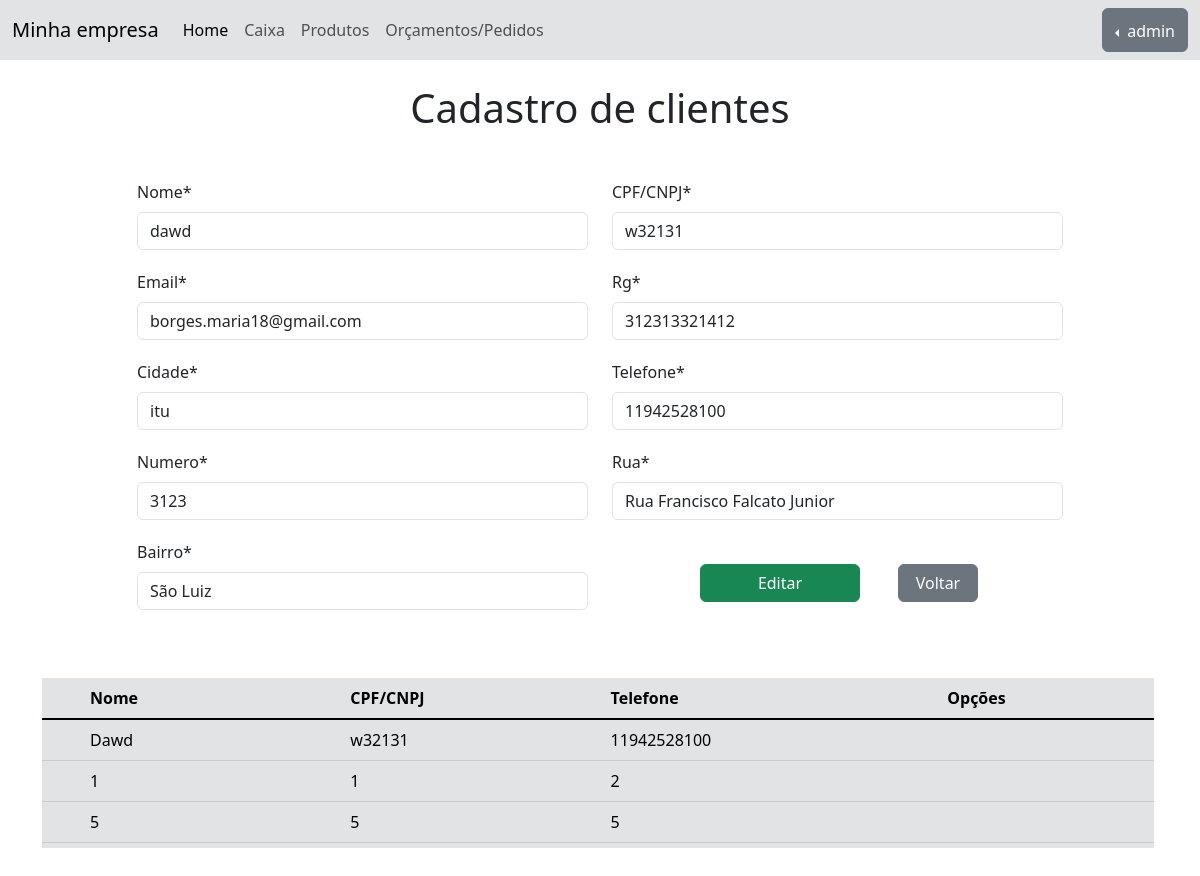
The page /clientes/update_cliente/4 (signed in) on the database its author committed.
### clientes/models.py (models this page shows, shortened)
class Cliente(models.Model):
    nome = models.CharField(max_length=50)
    cpf = models.CharField(max_length=11, verbose_name='CPF/CNPJ')
    email = models.EmailField(max_length=50, null=True)
    rg = models.CharField(max_length=20, null=True)
    cidade = models.CharField(max_length=25)
    telefone = models.CharField(max_length=20)
    numero = models.IntegerField()
    rua = models.CharField(max_length=60, null=True)
    bairro = models.CharField(max_length=20)

### clientes/views.py (the view)
# urls.py: path('update_cliente/<int:pk>', ClienteUpdate.as_view(), name="update_cliente"),
class ClienteUpdate(LoginRequiredMixin, UpdateView, ListView):
    model = Cliente
    form_class = ClienteForm
    template_name = 'cadastrar_cliente.html'
    success_url = reverse_lazy('cadastrar_cliente')
    def get_context_data(self, **kwargs):
        context = super().get_context_data(**kwargs)
        submitCliente = 'Editar'
        context['submitCliente'] = submitCliente
        return context

### clientes/templates/cadastrar_cliente.html (shortened to what this page needs)
{% extends 'bases/base.html' %} {% load static %} {% load crispy_forms_tags %} {% block 'head' %}
<link href="{% static 'clientes/css/clientes.css' %}" rel="stylesheet"> {% endblock %} {% block 'buttons' %}
<div class="collapse navbar-collapse" id="navbarNav">
    <ul class="navbar-nav">
        <li class="nav-item">
            <a class="nav-link active" aria-current="page" href="{% url 'home' %}">Home</a>
        </li>
        <li class="nav-item">
            <a class="nav-link" href="#">Caixa</a>
        </li>
        <li class="nav-item">
            <a class="nav-link" href="{% url 'tabela_produtos' %}">Produtos</a>
        </li>
        <li class="nav-item">
            <a class="nav-link" href="#">Orçamentos/Pedidos</a>
        </li>
    </ul>
</div>
{% endblock %} {% block 'body' %}
<div class="container pb-5">
    <div class="display-6 text-center mb-5 mt-4">Cadastro de clientes</div>
    <form action="" method="POST">
        {% csrf_token %} {% crispy form %}
    </form>
    <div class="row mt-5">
        <div class="table-responsive scrollbar pe-3">
            <table class="table table-secondary">
                <thead>
                    <tr>
                        <th class="ps-lg-5 ps-md-4">Nome</th>
                        <th>CPF/CNPJ</th>
                        <th>Telefone</th>
                        <th>Opções</th>
                    </tr>
                </thead>
                <tbody class="table-group-divider">
                    {% for cliente in object_list %}
                    <tr>
                        <td class="ps-lg-5 ps-md-4">{{ cliente.nome | title }}</td>
                        <td>{{ cliente.cpf }}</td>
                        <td>{{ cliente.telefone }}</td>
                        <td>
                        </td>
                    </tr>
                    {% empty %}
                    <tr>
                        <td colspan="4">Nenhum campo registrado</td>
                    </tr>
                    {% endfor %}
                </tbody>
            </table>
        </div>
    </div>
</div>
{% endblock %}

### templates/bases/base.html (shortened to what this page needs)
{% load static %}
<!DOCTYPE html>
<html lang="pt-BR">
<head>
    <link href="{% static 'geral/css/base.css' %}" rel="stylesheet">
    <link href="https://cdn.jsdelivr.net/npm/bootstrap@5.3.0/dist/css/bootstrap.min.css" rel="stylesheet">
    {% block 'head' %}{% endblock %}
</head>
<body>
    <nav class="navbar navbar-expand-lg bg-secondary-subtle">
        <div class="container-fluid">
            <a class="navbar-brand" href="{% url 'home' %}">Minha empresa</a>
             {% block 'buttons' %} {% endblock %}
        </div>
        {% block 'perfil' %}
        <div id="desktop-profile" class="container-fluid justify-content-end">
            <div class="btn-group dropstart">
                <button type="button" class="btn btn-secondary dropdown-toggle" data-bs-toggle="dropdown" aria-expanded="false">
              {{ request.user }}
            </button>
            </div>
        </div>
        {% endblock %}
    </nav>
    {% block 'body' %}{% endblock %}
</body>
</html>

### templates/static/geral/css/base.css (style rules this page uses)
* { margin: 0; padding: 0; }
a, button { text-decoration: none !important; }
input { margin-bottom: 20px !important; }
.scrollbar { overflow-y: scroll; height: 170px; }

### templates/static/clientes/css/clientes.css (style rules this page uses)
.submit-cliente { width: 160px !important; }
@media (min-width: 992px) { .submit-cliente { margin-left: 40px; } }
@media (min-width: 1200px) { .submit-cliente { margin-left: 40px; } }
.voltar { width: 80px; }

### rows shown on the page
Cliente: nome "dawd", cpf "w32131", email "borges.maria18@gmail.com", rg "312313321412", cidade "itu", telefone "11942528100", numero "3123", rua "Rua Francisco Falcato Junior", bairro "São Luiz", nome "Dawd"
Cliente: nome "1", cpf "1", telefone "2"
Cliente: nome "5", cpf "5", telefone "5"

### other values the page prints
{{ request.user }} "admin"
